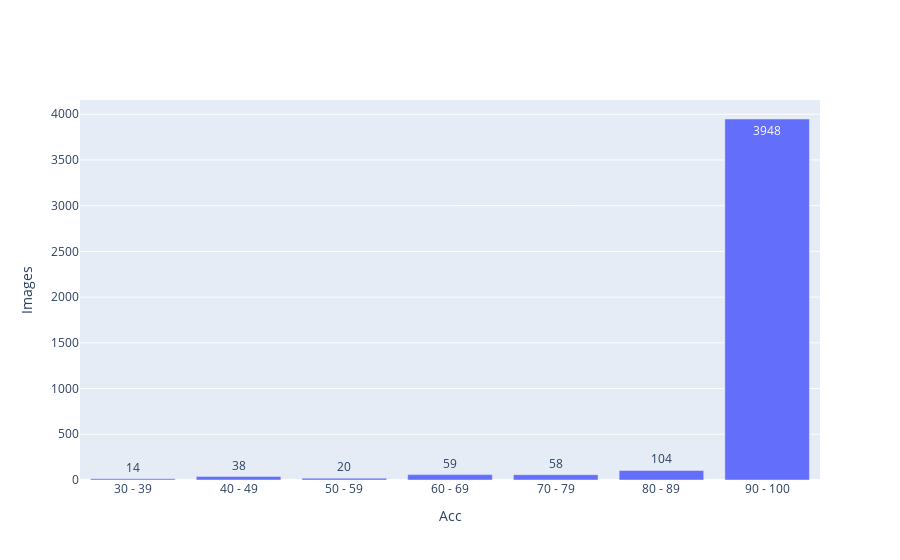

The code cell stored with this chart in its notebook:
### Code cell
freq, _ = np.histogram(accruacy, bins=7, range=(30, 100))
x = [f'{i} - {(i+9)}' for i in range(30, 100, 10)]
x[-1] = '90 - 100'
fig = go.Figure()
fig.add_trace(go.Bar(x = x, y = freq, text= freq, textposition='auto'))
fig.update_xaxes(title='Acc')
fig.update_yaxes(title='Images')
fig.show()

### Figure 1 — Plotly figure (JSON) as saved in the notebook; plotly's stock layout.template omitted (floating-point values rounded to 4 significant figures)
{"data": [{"text": [14, 38, 20, 59, 58, 104, 3948], "textposition": "auto", "type": "bar", "x": ["30 - 39", "40 - 49", "50 - 59", "60 - 69", "70 - 79", "80 - 89", "90 - 100"], "y": [14, 38, 20, 59, 58, 104, 3948]}], "layout": {"xaxis": {"title": {"text": "Acc"}}, "yaxis": {"title": {"text": "Images"}}}}
